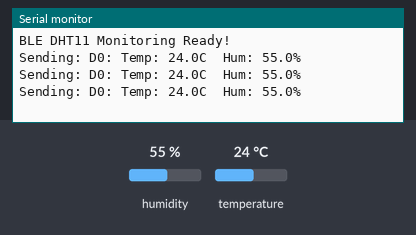
Recording of a sketch running on a simulated ESP32. Parts: the last lines printed to the serial monitor. The test bench sets the inputs (shaded band); at power-on: humidity 55 %, temperature 24 °C. Nothing arrives over Bluetooth unless stated; a phone connects over Bluetooth LE 3 s after start.

Above: at 6.8 s.
6.9 s: humidity set to 22 %
At 11.0 s:
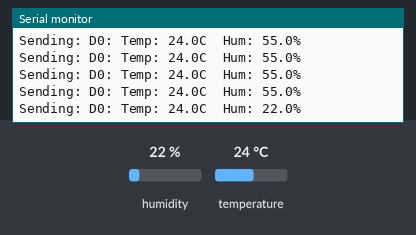
12.3 s: temperature set to 12 °C
At 15.5 s:
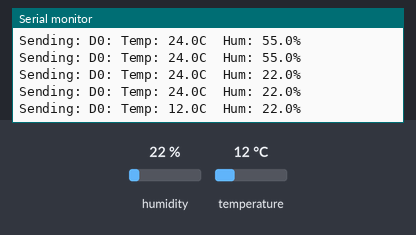
17.7 s: humidity set to 40 %
At 18.8 s:
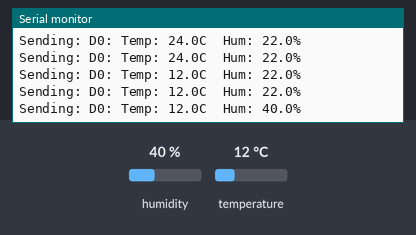
Timing chart, 0 to 20.7 s (numbered marks = the images above; inputs shaded):
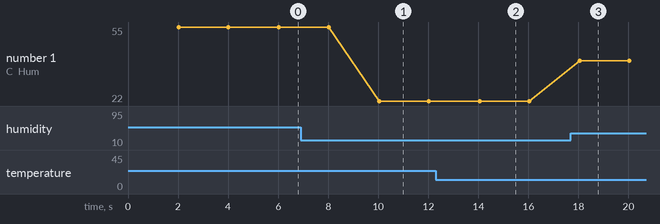

Measured:
- after the input at 6.9 s, the serial monitor: prints a new line after 3.1 s (image 1)
- after the input at 12.3 s, the serial monitor: prints a new line after 1.7 s (image 2)
- after the input at 17.7 s, the serial monitor: prints a new line after 0.36 s (image 3)
- plotted number 1: 55 → 22 after the input at 6.9 s, 22 → 40 after the input at 17.7 s

The sketch:

act03-dht11.ino
```cpp
#include <BLEDevice.h>
#include <BLEServer.h>
#include <BLE2902.h>
#include <DHT.h>

// Safe GPIO pin for upload stability
#define DHTPIN 19
#define DHTTYPE DHT11

DHT dht(DHTPIN, DHTTYPE);

#define SERVICE_UUID "0000FFE0-0000-1000-8000-00805F9B34FB"
#define CHAR_UUID    "0000FFE1-0000-1000-8000-00805F9B34FB"

BLECharacteristic *pChar = NULL;
bool deviceConnected = false;

class MyServerCallbacks: public BLEServerCallbacks {
    void onConnect(BLEServer* pServer) {
      deviceConnected = true;
    };

    void onDisconnect(BLEServer* pServer) {
      deviceConnected = false;
      pServer->startAdvertising();
    }
};

void setup() {
  Serial.begin(115200);
  dht.begin();

  BLEDevice::init("ESP32_DHT11");
  BLEServer *pServer = BLEDevice::createServer();
  pServer->setCallbacks(new MyServerCallbacks());

  BLEService *pService = pServer->createService(SERVICE_UUID);

  pChar = pService->createCharacteristic(
    CHAR_UUID,
    BLECharacteristic::PROPERTY_READ     |
    BLECharacteristic::PROPERTY_WRITE    |
    BLECharacteristic::PROPERTY_WRITE_NR |
    BLECharacteristic::PROPERTY_NOTIFY
  );

  pChar->addDescriptor(new BLE2902());

  pService->start();
  BLEDevice::getAdvertising()->start();
  Serial.println("BLE DHT11 Monitoring Ready!");
}

void loop() {
  static unsigned long lastRead = 0;
  if (millis() - lastRead >= 2000) {
    lastRead = millis();

    float h = dht.readHumidity();
    float t = dht.readTemperature();

    if (isnan(h) || isnan(t)) {
      Serial.println("Failed to read from DHT sensor!");
      return;
    }

    String payload = "D0: Temp: " + String(t, 1) + "C  Hum: " + String(h, 1) + "%\n";

    Serial.print("Sending: ");
    Serial.print(payload);

    if (deviceConnected && pChar != NULL) {
      pChar->setValue(payload.c_str());
      pChar->notify();
    }
  }

  vTaskDelay(10 / portTICK_PERIOD_MS);
}
```
